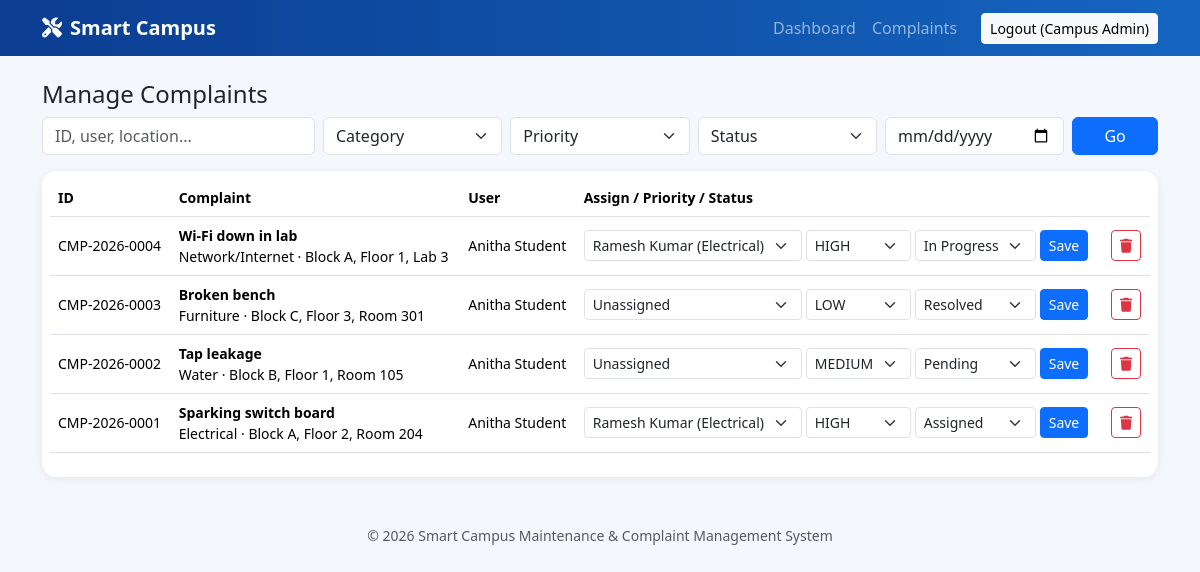
/admin/complaints.php (signed in), run on the app's committed database.
### tables this page shows
CREATE TABLE complaints(id INT AUTO_INCREMENT PRIMARY KEY,user_id INT NOT NULL,category VARCHAR(40),title VARCHAR(150),description TEXT,location VARCHAR(150),severity ENUM('Low','Medium','High'),priority ENUM('LOW','MEDIUM','HIGH'),image VARCHAR(255),status ENUM('Pending','Assigned','In Progress','Resolved','Closed') DEFAULT 'Pending',created_at TIMESTAMP DEFAULT CURRENT_TIMESTAMP,updated_at TIMESTAMP DEFAULT CURRENT_TIMESTAMP ON UPDATE CURRENT_TIMESTAMP,FOREIGN KEY(user_id) REFERENCES users(id) ON DELETE CASCADE);

CREATE TABLE users(id INT AUTO_INCREMENT PRIMARY KEY,name VARCHAR(100) NOT NULL,email VARCHAR(100) NOT NULL UNIQUE,password VARCHAR(255) NOT NULL,phone VARCHAR(15),department VARCHAR(80),role ENUM('user','staff','admin') DEFAULT 'user',created_at TIMESTAMP DEFAULT CURRENT_TIMESTAMP);

### config/database.php (called while the page is built, shortened)
<?php
function e($s){return htmlspecialchars((string)$s,ENT_QUOTES,'UTF-8');}
function cid($c){return 'CMP-'.date('Y',strtotime($c['created_at'])).'-'.str_pad($c['id'],4,'0',STR_PAD_LEFT);}

### admin/complaints.php (the view, shortened to what this page needs)
<?php require '../includes/auth.php';require_role('admin');$msg='';
$w=['1=1'];$ty='';$pa=[];
if(($q=trim($_GET['q']??''))!==''){$w[]='(u.name LIKE ? OR c.title LIKE ? OR c.location LIKE ? OR c.category LIKE ? OR CONCAT("CMP-",YEAR(c.created_at),"-",LPAD(c.id,4,"0")) LIKE ?)';$ty.='sssss';array_push($pa,...array_fill(0,5,"%$q%"));}
$st=$db->prepare('SELECT c.*,u.name uname,(SELECT staff_id FROM assignments WHERE complaint_id=c.id ORDER BY id DESC LIMIT 1) sid FROM complaints c JOIN users u ON u.id=c.user_id WHERE '.implode(' AND ',$w).' ORDER BY c.id DESC');
if($pa)$st->bind_param($ty,...$pa);$st->execute();$rows=$st->get_result();$staff=$db->query("SELECT id,name,specialization FROM staff WHERE status='Active'")->fetch_all(MYSQLI_ASSOC);
$cats=['Electrical','Plumbing','Cleaning','Furniture','AC/Fan','Computer/Lab','Network/Internet','Classroom','Water','Other'];
function opts($a,$sel){foreach($a as $x)echo '<option '.($sel===$x?'selected':'').'>'.e($x).'</option>';}
$title='Manage Complaints';include '../includes/header.php';?>
<h4>Manage Complaints</h4><?php if($msg):?><div class="alert alert-success"><?=$msg?></div><?php endif;?>
<form class="row g-2 mb-3"><div class="col-md-3"><input class="form-control" name="q" placeholder="ID, user, location..." value="<?=e($q)?>"></div>
<div class="col-md-2"><select class="form-select" name="category"><option value="">Category</option><?php opts($cats,$_GET['category']??'')?></select></div>
<div class="col-md-2"><select class="form-select" name="priority"><option value="">Priority</option><?php opts(['HIGH','MEDIUM','LOW'],$_GET['priority']??'')?></select></div>
<div class="col-md-2"><select class="form-select" name="status"><option value="">Status</option><?php opts(['Pending','Assigned','In Progress','Resolved','Closed'],$_GET['status']??'')?></select></div>
<div class="col-md-2"><input type="date" class="form-control" name="date" value="<?=e($_GET['date']??'')?>"></div><div class="col-md-1"><button class="btn btn-primary w-100">Go</button></div></form>
<div class="card p-2"><div class="table-responsive"><table class="table align-middle small"><thead><tr><th>ID</th><th>Complaint</th><th>User</th><th>Assign / Priority / Status</th><th></th></tr></thead><tbody>
<?php while($r=$rows->fetch_assoc()):?><tr><td><?=cid($r)?></td><td><b><?=e($r['title'])?></b><br><?=e($r['category'])?> &middot; <?=e($r['location'])?></td><td><?=e($r['uname'])?></td>
<td><form method="post" class="d-flex gap-1 flex-wrap"><input type="hidden" name="id" value="<?=$r['id']?>">
<select name="staff_id" class="form-select form-select-sm w-auto"><option value="">Unassigned</option><?php foreach($staff as $s):?><option value="<?=$s['id']?>" <?=$r['sid']==$s['id']?'selected':''?>><?=e($s['name'])?> (<?=e($s['specialization'])?>)</option><?php endforeach;?></select>
<select name="priority" class="form-select form-select-sm w-auto"><?php opts(['HIGH','MEDIUM','LOW'],$r['priority'])?></select>
<select name="status" class="form-select form-select-sm w-auto"><?php opts(['Pending','Assigned','In Progress','Resolved','Closed'],$r['status'])?></select>
<button class="btn btn-sm btn-primary">Save</button></form></td>
<td><form method="post" onsubmit="return confirm('Delete this complaint?')"><button class="btn btn-sm btn-outline-danger"><i class="fa fa-trash"></i></button></form></td></tr><?php endwhile;?></tbody></table></div></div>
<?php include '../includes/footer.php';?>

### includes/header.php (shortened to what this page needs)
<!DOCTYPE html><html lang="en"><head><meta charset="UTF-8"><meta name="viewport" content="width=device-width,initial-scale=1">
<link href="https://cdn.jsdelivr.net/npm/bootstrap@5.3.3/dist/css/bootstrap.min.css" rel="stylesheet">
<link href="https://cdnjs.cloudflare.com/ajax/libs/font-awesome/6.5.1/css/all.min.css" rel="stylesheet">
<link href="<?=BASE?>assets/css/style.css" rel="stylesheet"></head><body>
<nav class="navbar navbar-expand-lg navbar-dark app-nav"><div class="container">
<a class="navbar-brand fw-bold" href="<?=BASE?>index.php"><i class="fa-solid fa-screwdriver-wrench me-2"></i>Smart Campus</a>
<div class="collapse navbar-collapse" id="nv"><ul class="navbar-nav ms-auto align-items-lg-center">
<?php $r=$_SESSION['role']??''; if($r==='user'):?>
<li class="nav-item"><a class="nav-link" href="<?=BASE?>user/dashboard.php">Dashboard</a></li>
<li class="nav-item"><a class="nav-link" href="<?=BASE?>user/submit_complaint.php">Report Issue</a></li>
<li class="nav-item"><a class="nav-link" href="<?=BASE?>user/complaints.php">My Complaints</a></li>
<?php elseif($r==='staff'):?>
<li class="nav-item"><a class="nav-link" href="<?=BASE?>staff/dashboard.php">My Work</a></li>
<?php elseif($r==='admin'):?>
<li class="nav-item"><a class="nav-link" href="<?=BASE?>admin/dashboard.php">Dashboard</a></li>
<li class="nav-item"><a class="nav-link" href="<?=BASE?>admin/complaints.php">Complaints</a></li>
<?php endif; if($r):?>
<li class="nav-item"><a class="btn btn-light btn-sm ms-lg-3" href="<?=BASE?>logout.php">Logout (<?=e($_SESSION['name'])?>)</a></li>
<?php else:?>
<li class="nav-item"><a class="nav-link" href="<?=BASE?>login.php">Login</a></li>
<li class="nav-item"><a class="btn btn-light btn-sm ms-lg-3" href="<?=BASE?>register.php">Register</a></li>
<?php endif;?></ul></div></div></nav><main class="container py-4">

### includes/footer.php (shortened to what this page needs)
</main><footer class="text-center text-muted py-4 small">&copy; <?=date('Y')?> Smart Campus Maintenance &amp; Complaint Management System</footer>
<script src="<?=BASE?>assets/js/script.js"></script></body></html>

### assets/css/style.css (style rules this page uses)
body { background:#f4f7fb;font-family:'Segoe UI',system-ui,sans-serif }
.app-nav { background:linear-gradient(90deg,#0b3d91,#1565c0) }
.card { border:0;border-radius:.9rem;box-shadow:0 2px 10px rgba(0,0,0,.07);transition:.25s }

### data on the page
complaints: cid($r) "CMP-2026-0004", title "Wi-Fi down in lab", category "Network/Internet", location "Block A, Floor 1, Lab 3", user.name "Anitha Student", priority "HIGH", status "In Progress"
complaints: cid($r) "CMP-2026-0003", title "Broken bench", category "Furniture", location "Block C, Floor 3, Room 301", user.name "Anitha Student", priority "LOW", status "Resolved"
complaints: cid($r) "CMP-2026-0002", title "Tap leakage", category "Water", location "Block B, Floor 1, Room 105", user.name "Anitha Student", priority "MEDIUM", status "Pending"
complaints: cid($r) "CMP-2026-0001", title "Sparking switch board", category "Electrical", location "Block A, Floor 2, Room 204", user.name "Anitha Student", priority "HIGH", status "Assigned"

### other printed values
$_SESSION['name'] "Campus Admin"
form field staff_id "Ramesh Kumar (Electrical)"
